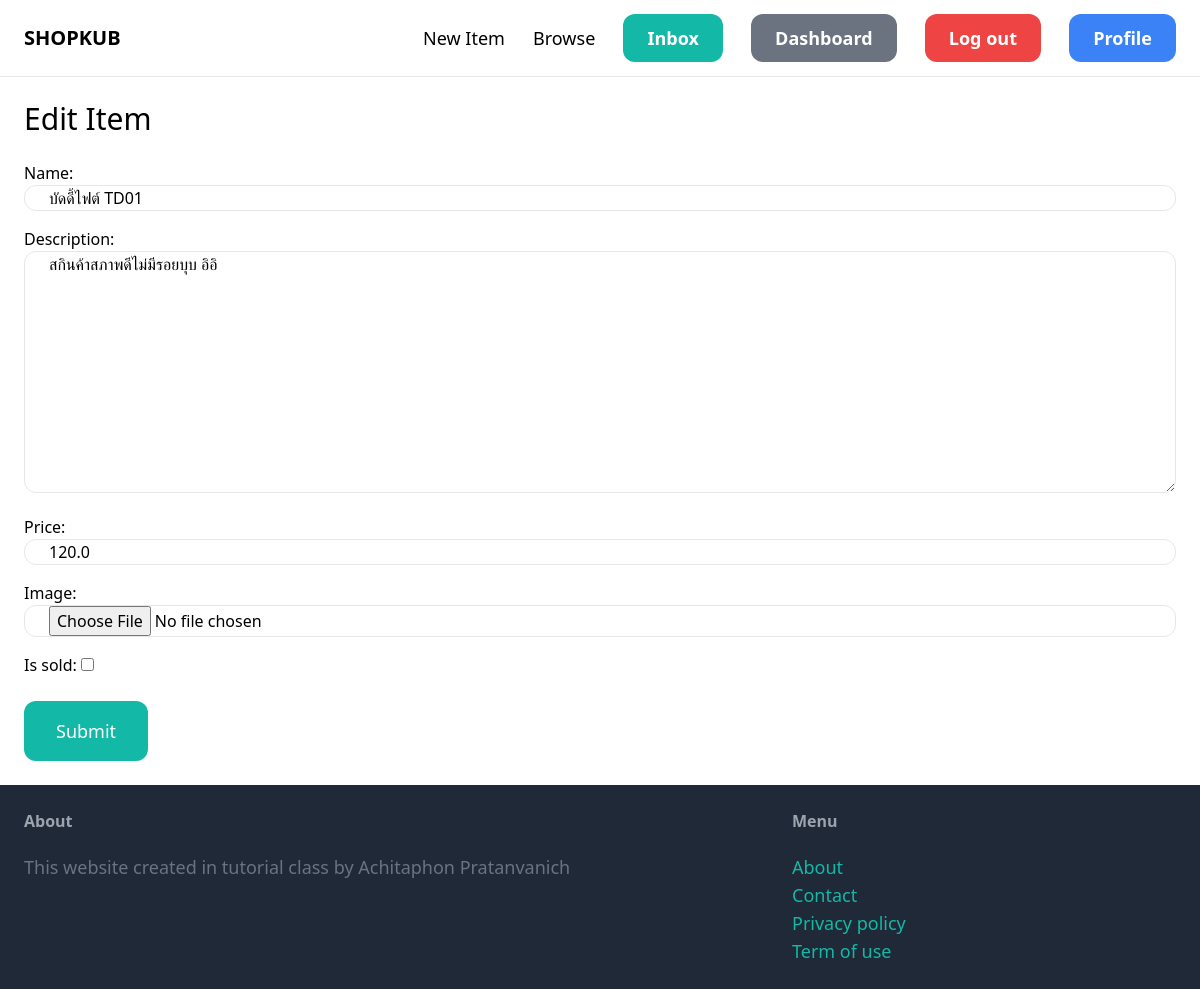
The page /items/3/edit/ (signed in) on the database its author committed.
### item/models.py (models this page shows, shortened)
class Item(models.Model):
    category = models.ForeignKey(Category, related_name="items", on_delete=models.CASCADE)
    name = models.CharField(max_length=255)
    description = models.TextField(blank=True, null=True)
    price = models.FloatField()
    image = models.ImageField(upload_to="item_images", blank=True, null=True)
    is_sold = models.BooleanField(default=False)
    created_by = models.ForeignKey(User, related_name="items", on_delete=models.CASCADE)
    created_at = models.DateTimeField(auto_now_add=True)

### item/views.py (the view)
# urls.py: path("<int:pk>/edit/", views.edit, name="edit"),
@login_required
def edit(request, pk):
    item = get_object_or_404(Item, pk=pk, created_by=request.user)
    if request.method == "POST":
        form = EditItemForm(request.POST, request.FILES, instance=item)
        if form.is_valid():
            form.save()
            return redirect("item:detail", pk=item.id)
    else:
        form = EditItemForm(instance=item)
    return render(request, 'item/form.html', {"form":form, "title": "Edit Item"})

### item/forms.py
class EditItemForm(forms.ModelForm):
    class Meta:
        model = Item
        fields = ("name", "description", "price", "image", "is_sold")
        widgets = {
            "name": forms.TextInput(attrs={
                "class":INPUT_CLASSES
            }),
            "description": forms.Textarea(attrs={
                "class":INPUT_CLASSES
            }),
            "price": forms.TextInput(attrs={
                "class":INPUT_CLASSES
            }),
            "image": forms.FileInput(attrs={
                "class":INPUT_CLASSES
            }),
        }

### item/templates/item/form.html (shortened to what this page needs)
{% extends 'core/base.html' %}
{% block content %}
<h1 class="mb-6 text-3xl"> {{title}}</h1>
<form method="post" action="." enctype="multipart/form-data">
    <div class="space-y-4">
        {{form.as_p}}
    </div>
    <button class="mt-6 py-4 px-8 text-lg bg-teal-500 hover:bg-teal-700 rounded-xl text-white">Submit</button>
</form>
{% endblock %}

### rows shown on the page
Item: name "บัดดี้ไฟต์ TD01", description "สกินค้าสภาพดีไม่มีรอยบุบ อิอิ", price "120.0"

### other values the page prints
{{ title }} "Edit Item"
